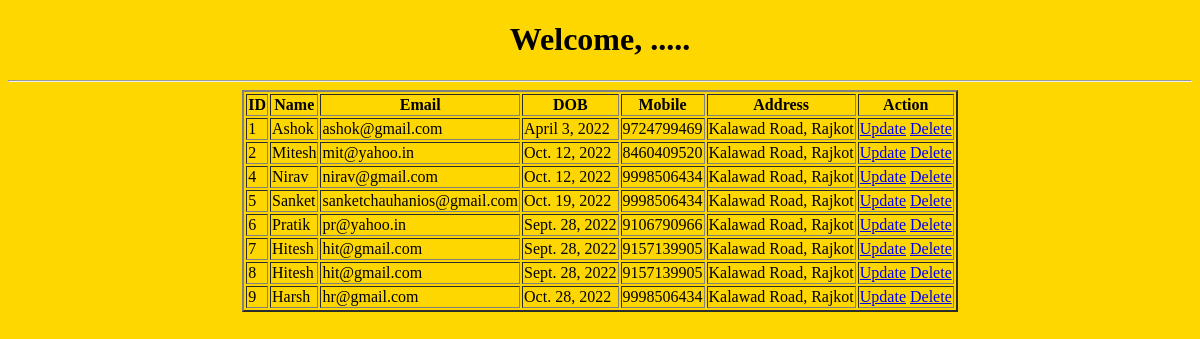
/confirm/, run on an earlier commit of the app's database.
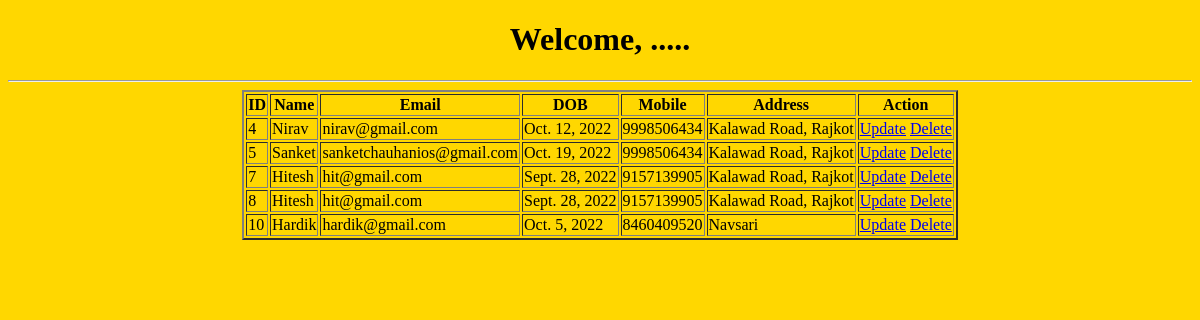
And on a later commit of the database.
### myapp/models.py (models this page shows)
class userData(models.Model):
    name=models.CharField(max_length=20)
    email=models.EmailField()
    mobile=models.BigIntegerField()
    dob=models.DateField()
    address=models.TextField()
    def __str__(self) -> str:
        return self.name

### myapp/views.py (the view)
# urls.py: path('confirm/',views.confirm,name='confirm'),
def confirm(request):
    data=userData.objects.all()
    return render(request,'confirm.html',{'data':data})

### templates/confirm.html (shortened to what this page needs)
<!DOCTYPE html>
<html lang="en">
<head>
</head>
<body bgcolor="gold">
    <center>
        <h1>Welcome, .....</h1>
    </center>
    <hr>
    <table border="2" align="center">
        <tr>
            <th>ID</th>
            <th>Name</th>
            <th>Email</th>
            <th>DOB</th>
            <th>Mobile</th>
            <th>Address</th>
            <th>Action</th>
        </tr>
        {% for i in data %}
        <tr>
            <td>{{i.id}}</td>
            <td>{{i.name}}</td>
            <td>{{i.email}}</td>
            <td>{{i.dob}}</td>
            <td>{{i.mobile}}</td>
            <td>{{i.address}}</td>
            <td><a href="/updatedata/{{i.id}}">Update</a>
            <a href="/deletedata/{{i.id}}">Delete</a></td>
        </tr>
        {% endfor %}
    </table>
</body>
</html>

What changed in the data, as far as the page shows it:
removed userData: id "1", name "Ashok", email "ashok@gmail.com", dob "April 3, 2022", mobile "9724799469", address "Kalawad Road, Rajkot"
removed userData: id "2", name "Mitesh", email "mit@yahoo.in", dob "Oct. 12, 2022", mobile "8460409520", address "Kalawad Road, Rajkot"
removed userData: id "6", name "Pratik", email "pr@yahoo.in", dob "Sept. 28, 2022", mobile "9106790966", address "Kalawad Road, Rajkot"
removed userData: id "9", name "Harsh", email "hr@gmail.com", dob "Oct. 28, 2022", mobile "9998506434", address "Kalawad Road, Rajkot"
added userData: id "10", name "Hardik", email "hardik@gmail.com", dob "Oct. 5, 2022", mobile "8460409520", address "Navsari"
